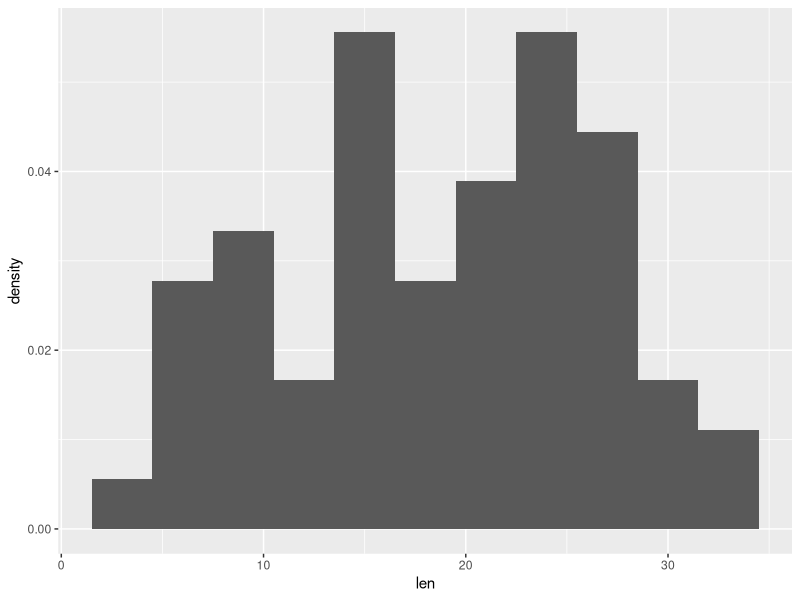
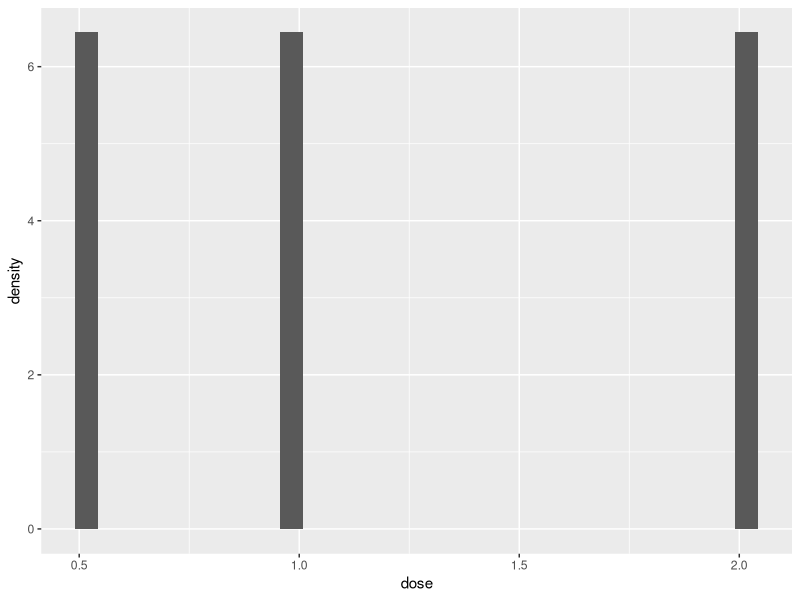

The R source for these figures, in order:
# Correlation tests are a method for testing linear dependence between 
# two variables 
# As with the other tests we have learned, there are parametric and 
# non-parametric options

data("ToothGrowth")
head(ToothGrowth)
# Let's just look at this correlation first
cor(ToothGrowth$len, ToothGrowth$dose)

# Clearly there's correlation, but it can be good to run a rigorous test to see 
# how significant this correlation is. The first option is the Pearson correlation 
# which is based on a parametric calculation for correlation, so like t- and 
# z-tests, the Pearson test is going to assume that both of your variables have 
# a normal distribution. We run this using the `cor.test` function. 

# Correlation: https://en.wikipedia.org/wiki/Pearson_correlation_coefficient

cor.test(ToothGrowth$len, ToothGrowth$dose, method = "pearson")


# But are our variables normally distributed? If not, then this method does not 
# make sense. 
library(ggplot2)
ggplot(ToothGrowth, aes(x = len)) + 
  geom_histogram(aes(y = ..density..), binwidth = 3)
ggplot(ToothGrowth, aes(x = dose)) + 
  geom_histogram(aes(y = ..density..))

# We do not have normality -- especially with dose, which is not continuous. 
# Our other options are Kendall Tau Correlation and Spearman Rho Correlation, 
# which are nonparametric alternatives. These tests differ in how they go about 
# using the ranks of the values to calculate correlation.
# Tau: https://en.wikipedia.org/wiki/Kendall_rank_correlation_coefficient
# Rho: https://en.wikipedia.org/wiki/Spearman%27s_rank_correlation_coefficient

cor.test(ToothGrowth$len, ToothGrowth$dose, method = "kendall")
cor.test(ToothGrowth$len, ToothGrowth$dose, method = "spearman")

# If you choose to do a correlation test for the final, be sure to review 
# documentation for these forms of correlation and make sure you check all the 
# assumptions -- running them is easy, but making sure you're using the right 
# test is a little more complicated! 
